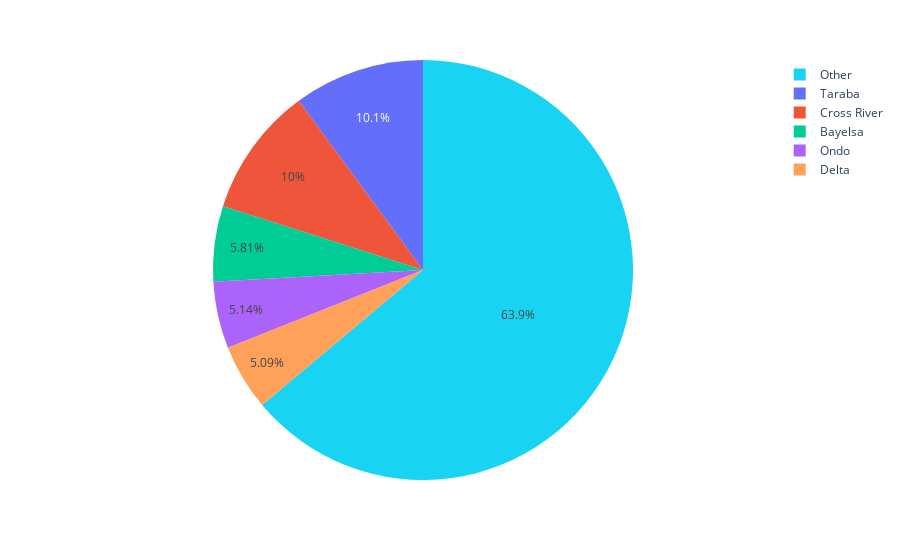

Here is the notebook cell this chart was saved with:
### Code cell
geemap.pie_chart(nija_fnf, names='ADM1_NAME', values='class_1_km2', max_rows=6, color='ADM1_NAME')

### Figure 1 — Plotly figure (JSON) as saved in the notebook; plotly's stock layout.template omitted (floating-point values rounded to 4 significant figures)
{"data": [{"customdata": [["Taraba"], ["Cross River"], ["Bayelsa"], ["Ondo"], ["Delta"], ["Other"], ["Other"], ["Other"], ["Other"], ["Other"], ["Other"], ["Other"], ["Other"], ["Other"], ["Other"], ["Other"], ["Other"], ["Other"], ["Other"], ["Other"], ["Other"], ["Other"], ["Other"], ["Other"], ["Other"], ["Other"], ["Other"], ["Other"], ["Other"], ["Other"], ["Other"], ["Other"], ["Other"], ["Other"], ["Other"], ["Other"], ["Other"]], "domain": {"x": [0, 1], "y": [0, 1]}, "hovertemplate": "ADM1_NAME=%{customdata[0]}<br>class_1_km2=%{value}<extra></extra>", "labels": ["Taraba", "Cross River", "Bayelsa", "Ondo", "Delta", "Other", "Other", "Other", "Other", "Other", "Other", "Other", "Other", "Other", "Other", "Other", "Other", "Other", "Other", "Other", "Other", "Other", "Other", "Other", "Other", "Other", "Other", "Other", "Other", "Other", "Other", "Other", "Other", "Other", "Other", "Other", "Other"], "legendgroup": "", "marker": {"colors": ["#636efa", "#EF553B", "#00cc96", "#ab63fa", "#FFA15A", "#19d3f3", "#19d3f3", "#19d3f3", "#19d3f3", "#19d3f3", "#19d3f3", "#19d3f3", "#19d3f3", "#19d3f3", "#19d3f3", "#19d3f3", "#19d3f3", "#19d3f3", "#19d3f3", "#19d3f3", "#19d3f3", "#19d3f3", "#19d3f3", "#19d3f3", "#19d3f3", "#19d3f3", "#19d3f3", "#19d3f3", "#19d3f3", "#19d3f3", "#19d3f3", "#19d3f3", "#19d3f3", "#19d3f3", "#19d3f3", "#19d3f3", "#19d3f3"]}, "name": "", "showlegend": true, "type": "pie", "values": [3235.0, 3210.0, 1864.0, 1648.0, 1632.0, 1540.0, 1394.0, 1392.0, 1388.0, 1284, 1066.0, 920.0, 810.1, 798.2, 788.4, 768.1, 751.0, 725.8, 721.5, 715.8, 711.3, 667.1, 649.1, 623.1, 487.7, 485.4, 355.1, 285.8, 260.1, 250.1, 203.3, 166, 161.2, 42.99, 37.51, 25.61, 25.51]}], "layout": {"autosize": true, "legend": {"tracegroupgap": 0}, "margin": {"t": 60}}}
